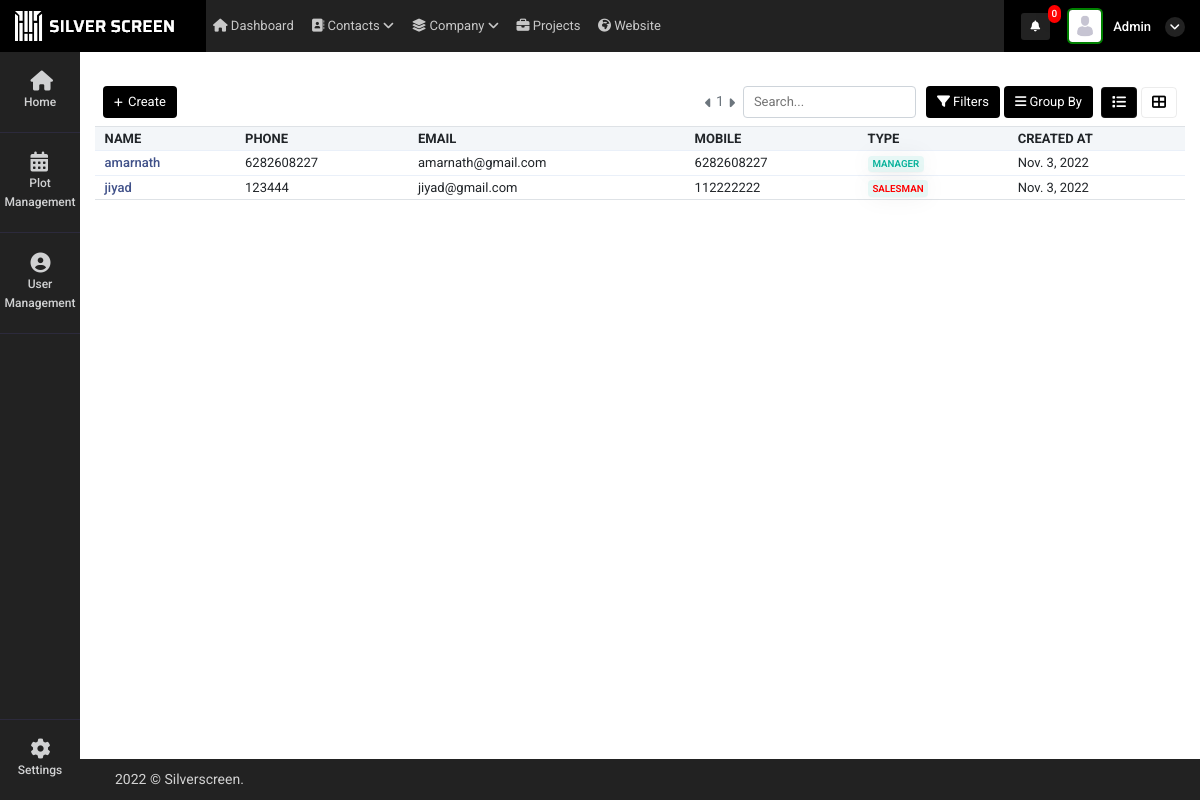
Before: /user_management (signed in) with the older database file.
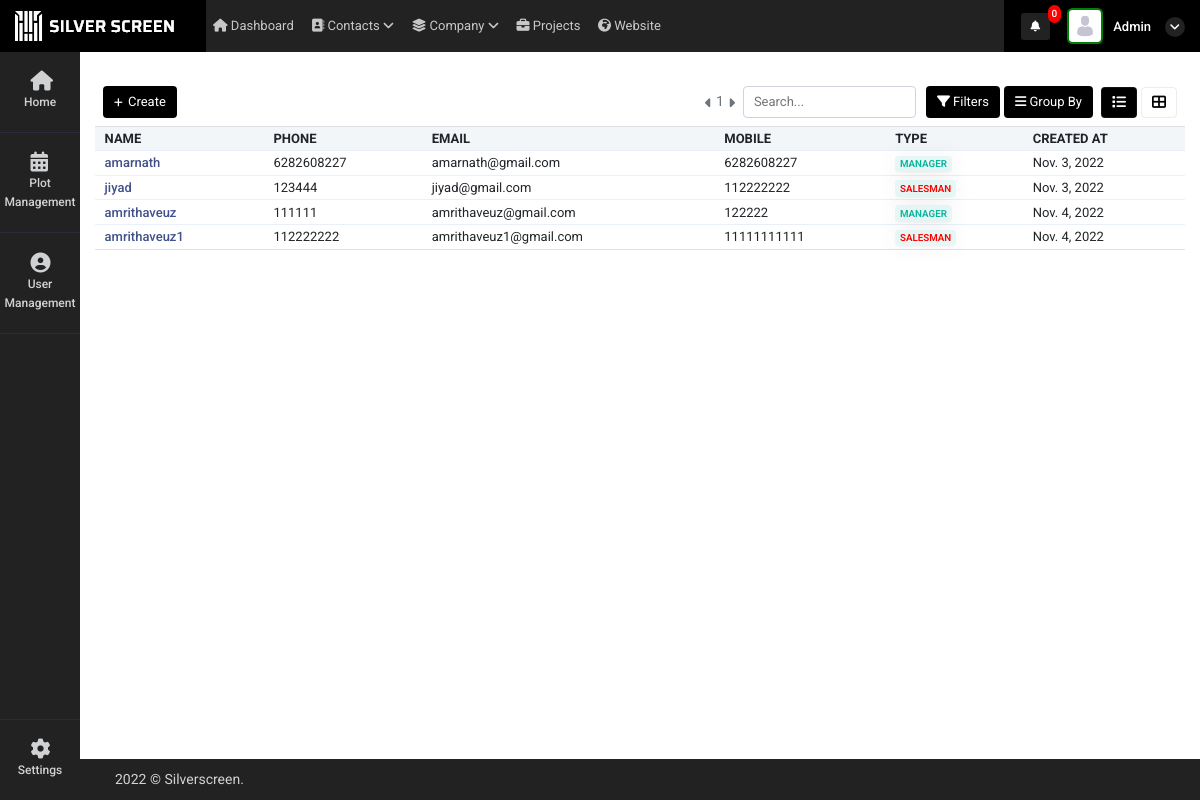
After: the same page with the newer database file.
### super_admin/models.py (models this page shows)
class common(models.Model):  # COMM0N
    dt = models.DateField(auto_now=True)
    tm = models.TimeField(auto_now=True)
    updated = models.DateTimeField(default=timezone.now)
    status = models.CharField(max_length=255, null=True)
    class Meta:
        abstract = True

class user_Details(common):
    auth_user = models.ForeignKey(User,on_delete=models.CASCADE,related_name="auth_user_login_id", null=True)
    name = models.CharField(max_length=255,null=True)
    phone = models.CharField(max_length=255,null=True)
    email = models.EmailField(null=True)
    mobile = models.CharField(max_length=255,null=True)
    emp_id = models.CharField(max_length=255,null=True)
    address1 = models.CharField(max_length=255,null=True)
    address2 = models.CharField(max_length=255,null=True)
    city = models.CharField(max_length=255,null=True)
    state = models.CharField(max_length=255,null=True)
    country = models.CharField(max_length=255,null=True)
    zip = models.CharField(max_length=255,null=True)
    password_geration_type = models.CharField(max_length=255,choices=password_generate_option,null=True)
    user_type = models.CharField(max_length=255,choices=login_user_type,null=True)
    atatchment = models.FileField(upload_to="user_image",null=True)
    created_by = models.ForeignKey(User,on_delete=models.CASCADE,related_name="added_by_user_id", null=True)
    plot_list_view = models.CharField(max_length=255,null=True)
    price_visibility = models.IntegerField(null=True,default=1)
    property_access =  models.CharField(max_length=255,choices=property_access_option,null=True)

### super_admin/views.py (the view)
# urls.py: path('user_management',views.user_management,name='user_management'),
def user_management(request):
    page_number = request.GET.get("page")
    user_data = user_Details.objects.all()
    data_paginator = Paginator(user_data, 10)
    try:
        page_obj = data_paginator.get_page(page_number)
    except PageNotAnInteger:
        page_obj = data_paginator.page(1)
    context = {
        'user_data': user_data,
        'page_obj': page_obj
    }
    return render(request, 'super_admin/user_management.html', context)

### super_admin/templatetags/notification.py (called while the page is built, shortened)
@register.filter(name='get_notifications')
def get_notifications(value,args):
    user_dat = User.objects.get(id=value.id)
    st = user_dat.is_superuser
    data_count = ''
    if st == True:
        data_count = user_request_plot.objects.filter(read_status=0).count()
    return data_count

@register.filter(name='get_loginUsernameImage')
def get_loginUsernameImage(value,args):
    user_dat = User.objects.get(id=value.id)
    st = user_dat.is_superuser
    image_url = ''
    if st == True:
        image_url = 'http://127.0.0.1:8000/static/adminicon.jpg'
    else:
        user_data = user_Details.objects.get(auth_user=value.id)
        if user_data.atatchment == '':
            image_url = 'http://127.0.0.1:8000/static/adminicon.jpg'
        else:
            image_url ='../media/'+str(user_data.atatchment)
    return image_url

@register.filter(name='get_user_type')
def get_user_type(value,args):
    user_dat = User.objects.get(id=value.id)
    st = user_dat.is_superuser
    if st == True:
        return False

### super_admin/templates/super_admin/user_management.html (shortened to what the changed rows need)
 {% extends "super_admin/base.html" %}
    {% block content %}
    <div class="container-fluid mt-4">
        <div class="tab-content contnt" id="demo_result_employee">
            <div class="tab-pane active" id="home1" role="tabpanel">
                <div class="tab-content">
                    <div class="tab-pane active" id="ho" role="tabpanel">
                        <div class="table-responsive mb-1  mt-2">
                            <table class="table table-nowrap align-middle"
                                id="orderTable">
                                <thead class="table-light">
                                    <tr class="text-uppercase">
                                        <th class="sort"
                                            data-sort="customer_name">
                                            Name</th>
                                        <th class="sort"
                                            data-sort="product_name">
                                           Phone
                                        </th>
                                        <th class="sort" data-sort="date">Email</th>
                                        <th class="sort" data-sort="company">
                                           Mobile
                                        </th>
                                        <th class="sort" data-sort="company">
                                            Type
                                         </th>
                                        <th class="sort" data-sort="company">
                                           Created At
                                        </th>
                                    </tr>
                                </thead>
                                <tbody class="list form-check-all append_search_result">
                                    {% for i in page_obj  %}
                                    <tr onclick="window.location='user_edit?id={{i.id}}'">
                                        <td class="id"><a href="user_edit?id={{i.id}}"
                                                class="fw-medium link-primary">{{i.name}}</a>
                                        </td>
                                        <td class="customer_name">{{i.phone}}
                                        </td>
                                        <td class="product_name">{{i.email}}</td>
                                        <td class="date">{{i.mobile}}</td>
                                        <td class="company">
                                            {% if i.user_type == "manager" %}
                                            <span
                                                class="badge badge-soft-success text-uppercase">Manager</span>
                                            {% elif i.user_type == "salesman"  %}
                                            <span style="color: red!important"
                                                class="badge badge-soft-success text-uppercase">Salesman</span>
                                            {% endif %}
                                            </td>
                                        <td class="status">{{i.dt}}
                                        </td>
                                    </tr>
                                    {% endfor %}
                                </tbody>
                            </table>
                        </div>
                    </div>
                </div>
            </div>
        </div>
    </div>
{% endblock %}

Changed rows visible on the page:
added user_Details: name "amrithaveuz", phone "111111", email "amrithaveuz@gmail.com", mobile "122222", user_type "MANAGER", dt "Nov. 4, 2022"
added user_Details: name "amrithaveuz1", phone "112222222", email "amrithaveuz1@gmail.com", mobile "11111111111", user_type "SALESMAN", dt "Nov. 4, 2022"
